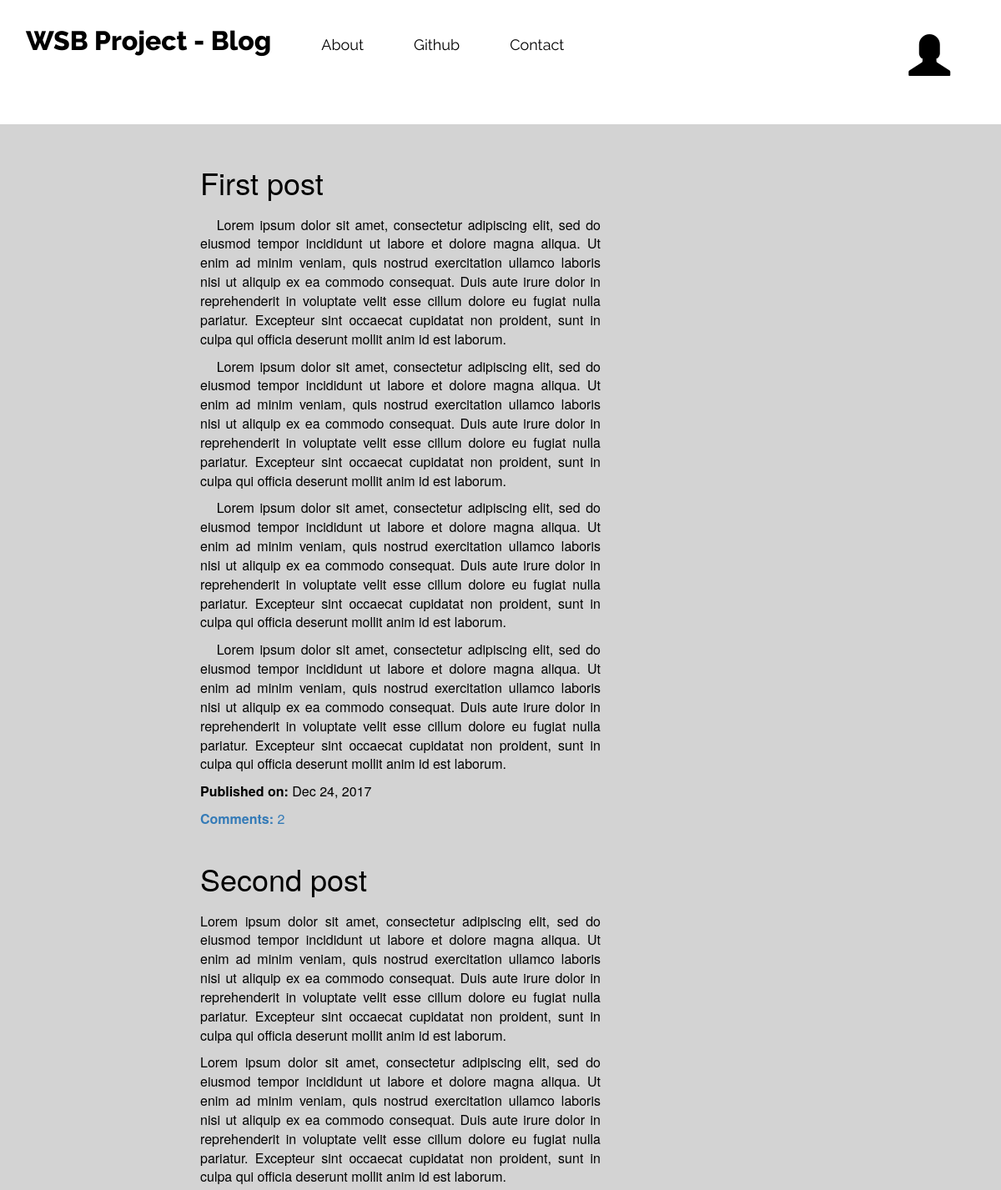
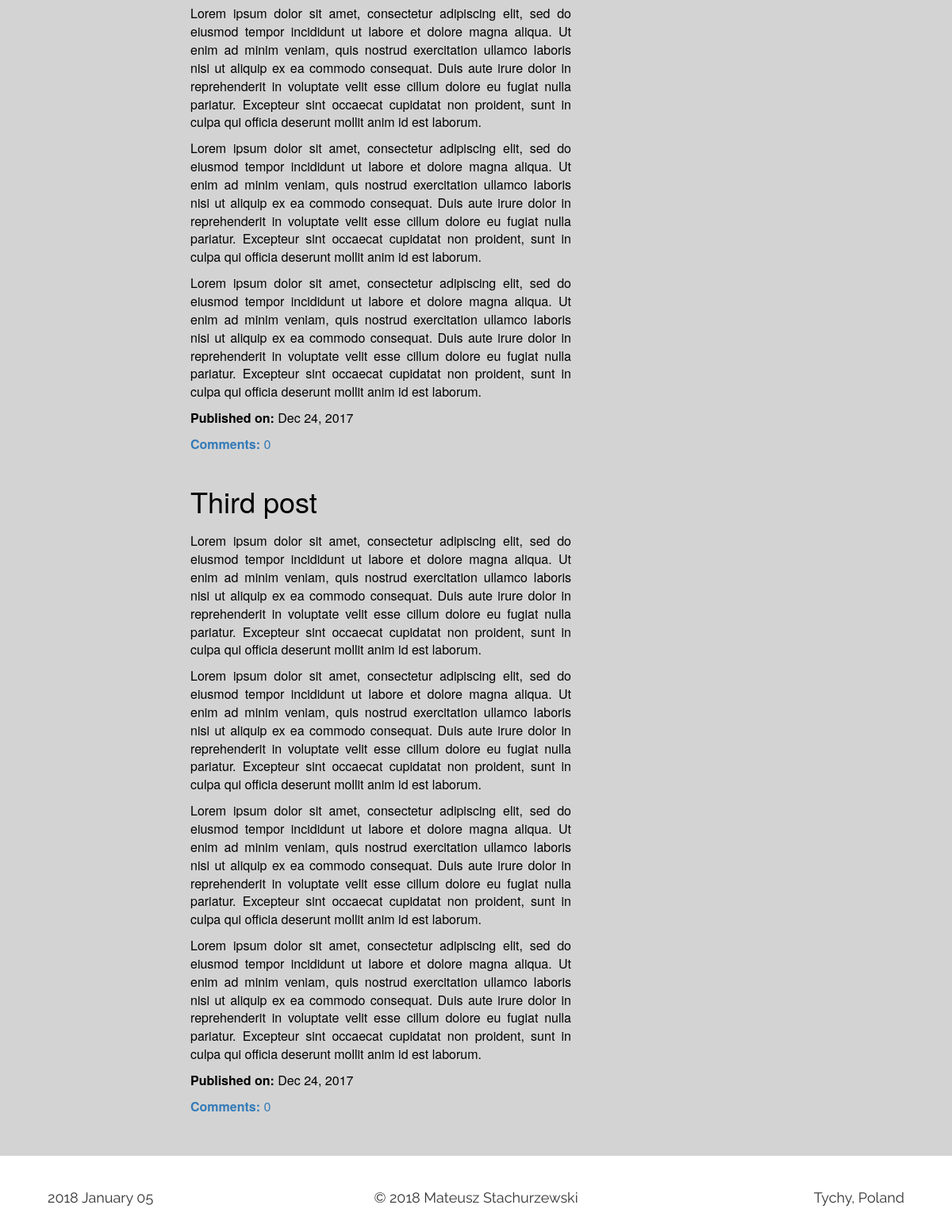
The page / on the database its author committed (2 pictures, top to bottom).
### blog/models.py (models this page shows, shortened)
class Post(models.Model):
    author = models.ForeignKey('auth.User')
    title = models.CharField(max_length=200)
    text = models.TextField()
    created_date = models.DateTimeField(default=timezone.now)
    published_date = models.DateField(blank=True, null=True)
    def approve_comments(self):
        return self.comments.filter(approved_comment=True)

### blog/views.py (the view)
# urls.py: url(r'^$', views.PostListView.as_view(),name='post_list'),
class PostListView(ListView):
    model = Post
    def get_queryset(self):
        return Post.objects.filter(published_date__lte=timezone.now()).order_by('-published_date')

### blog/templates/blog/post_list.html
{% extends "blog/base.html" %}
{% block content %}
    {% for post in post_list %}
    <div class="post">
        <h1><a class="post-title" href="{% url 'post_detail' pk=post.pk %}">{{post.title}}</a></h1>
        {{post.text|safe|linebreaksbr}}
        <div class="date">
            <p><b>Published on:</b> {{post.published_date|date:"M d, Y"}}</p>
        </div>
        <a href="{% url 'post_detail' pk=post.pk %}"><b>Comments:</b> {{ post.approve_comments.count }}</a>
    </div>
    {% endfor %}
{% endblock %}

### blog/static/css/blog.css (style rules this page uses)
html { min-height: 100%; position:relative; }
body { min-height: 100%; }
.post { margin-bottom:40px; font-size:16px; text-align: justify; padding-left: 20%; max-width: 60%; color:black; }
.post:first-of-type { padding-top:30px; }
.post:last-of-type { padding-bottom:50px; }
.post-title { color:black; }
.post>h1 { padding-bottom:10px; }

### rows shown on the page
Post: title "First post", text "Lorem ipsum dolor sit amet, consectetur adipiscing elit, sed do eiusmod tempor incididunt ut labore et dolore magna aliqua. Ut enim ad minim veniam, quis nostrud exercitation ullamco laboris nisi ut aliquip ex ea commodo consequat. Duis aute irure dolor in reprehenderit in voluptate velit esse cillum dolore eu fugiat nulla pariatur. Excepteur sint occaecat cupidatat non proident, sunt in culpa qui officia deserunt mollit anim id est laborum. Lorem ipsum dolor sit amet, consectetur adipiscing elit, sed do eiusmod tempor incididunt ut labore et dolore magna aliqua. Ut enim ad minim veniam, quis nostrud exercitation ullamco laboris nisi ut aliquip ex ea commodo consequat. Duis aute irure dolor…", published_date "Dec 24, 2017", approve_comments.count "2"
Post: title "Second post", text "Lorem ipsum dolor sit amet, consectetur adipiscing elit, sed do eiusmod tempor incididunt ut labore et dolore magna aliqua. Ut enim ad minim veniam, quis nostrud exercitation ullamco laboris nisi ut aliquip ex ea commodo consequat. Duis aute irure dolor in reprehenderit in voluptate velit esse cillum dolore eu fugiat nulla pariatur. Excepteur sint occaecat cupidatat non proident, sunt in culpa qui officia deserunt mollit anim id est laborum. Lorem ipsum dolor sit amet, consectetur adipiscing elit, sed do eiusmod tempor incididunt ut labore et dolore magna aliqua. Ut enim ad minim veniam, quis nostrud exercitation ullamco laboris nisi ut aliquip ex ea commodo consequat. Duis aute irure dolor…", published_date "Dec 24, 2017", approve_comments.count "0"
Post: title "Third post", text "Lorem ipsum dolor sit amet, consectetur adipiscing elit, sed do eiusmod tempor incididunt ut labore et dolore magna aliqua. Ut enim ad minim veniam, quis nostrud exercitation ullamco laboris nisi ut aliquip ex ea commodo consequat. Duis aute irure dolor in reprehenderit in voluptate velit esse cillum dolore eu fugiat nulla pariatur. Excepteur sint occaecat cupidatat non proident, sunt in culpa qui officia deserunt mollit anim id est laborum. Lorem ipsum dolor sit amet, consectetur adipiscing elit, sed do eiusmod tempor incididunt ut labore et dolore magna aliqua. Ut enim ad minim veniam, quis nostrud exercitation ullamco laboris nisi ut aliquip ex ea commodo consequat. Duis aute irure dolor…", published_date "Dec 24, 2017", approve_comments.count "0"
